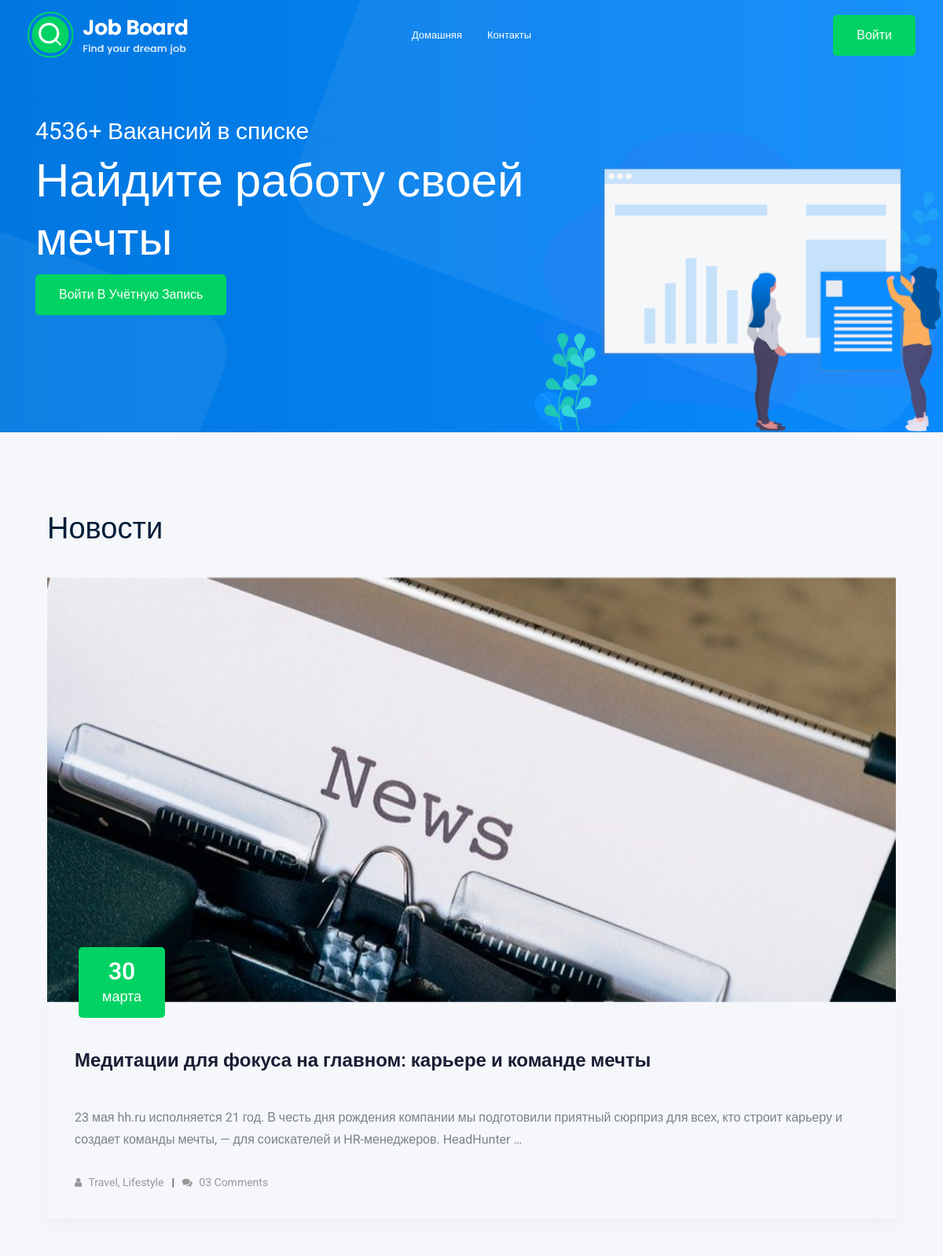
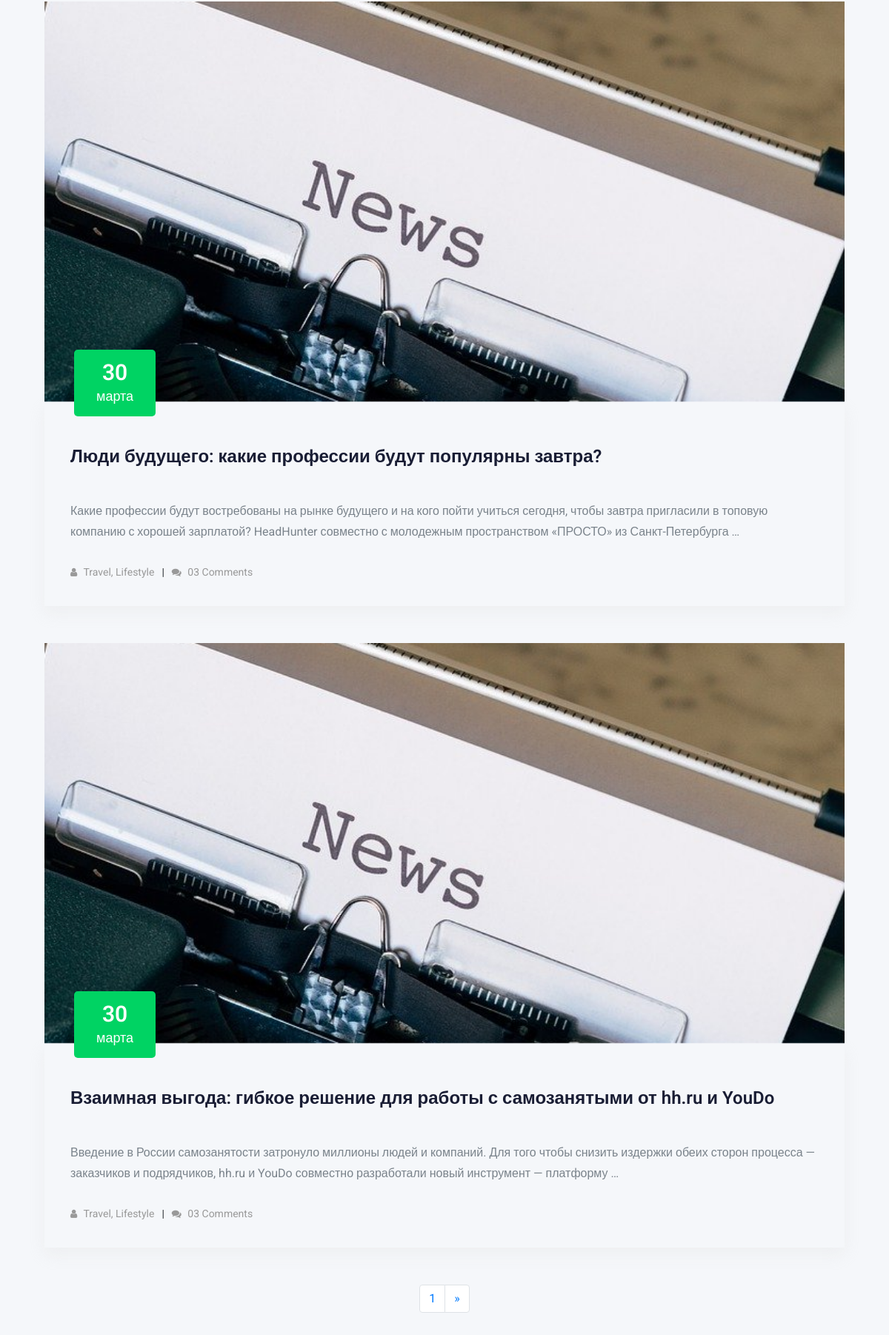
The page / (upper part) on the database its author committed (2 pictures, top to bottom).
### news/models.py (models this page shows, shortened)
class News(models.Model):
    title = models.CharField(max_length=100, verbose_name='Наименование')
    slug = models.SlugField(max_length=100, unique=True, verbose_name='Слаг')
    body = models.TextField(verbose_name='Текст новости')
    publish = models.DateTimeField(auto_now_add=True, verbose_name='Дата опубликования')
    class Meta:
        ordering = ('-publish',)
    def get_absolute_url(self):
        return reverse('news:news_detail', args=[self.slug])

### news/views.py (the view)
# urls.py: path(r'', NewsList.as_view()),
class NewsList(ListView):
    model = News
    template_name = 'news/news/list.html'
    context_object_name = 'news'
    paginate_by = 3

### news/templates/news/news/list.html
{% extends "news/index.html" %}
{% load static %}
{% block content %}
<div class="container">
    <div class="row">
        <div class="col-lg-12">
            <div class="section_title mb-40">
                <h3>Новости</h3>
            </div>
        </div>
    </div>
    {% for s_news in news %}
    <article class="blog_item">
        <div class="blog_item_img">
            <img class="card-img rounded-0" src="{% static 'news/new/img/blog/single_blog_1.png' %}" alt="">
            <a href="#" class="blog_item_date">
                <h3 style="text-align:  center;">{{ s_news.publish.day }}</h3>
                <p style="text-align:  center;">{{ s_news.publish|date:'E'}}</p>
            </a>
        </div>
        <div class="blog_details">
            <a class="d-inline-block" href="{{ s_news.get_absolute_url }}">
                <h2>{{ s_news.title }}</h2>
            </a>
            <p>{{ s_news.body|truncatewords:30|linebreaks }}</p>
            <ul class="blog-info-link">
                <li><a href="#"><i class="fa fa-user"></i> Travel, Lifestyle</a></li>
                <li><a href="#"><i class="fa fa-comments"></i> 03 Comments</a></li>
            </ul>
        </div>
    </article>
    {% endfor %}
    {% include "news/pagination.html" with page=news %}
</div>
{% endblock %}

### rows shown on the page
News: publish.day "30", publish "марта", title "Медитации для фокуса на главном: карьере и команде мечты", body "23 мая hh.ru исполняется 21 год. В честь дня рождения компании мы подготовили приятный сюрприз для всех, кто строит карьеру и создает команды мечты, — для соискателей и HR-менеджеров. HeadHunter …"
News: publish.day "30", publish "марта", title "Люди будущего: какие профессии будут популярны завтра?", body "Какие профессии будут востребованы на рынке будущего и на кого пойти учиться сегодня, чтобы завтра пригласили в топовую компанию с хорошей зарплатой? HeadHunter совместно с молодежным пространством «ПРОСТО» из Санкт-Петербурга …"
News: publish.day "30", publish "марта", title "Взаимная выгода: гибкое решение для работы с самозанятыми от hh.ru и YouDo", body "Введение в России самозанятости затронуло миллионы людей и компаний. Для того чтобы снизить издержки обеих сторон процесса — заказчиков и подрядчиков, hh.ru и YouDo совместно разработали новый инструмент — платформу …"

### other values the page prints
{{ page_obj.number }} "1"
